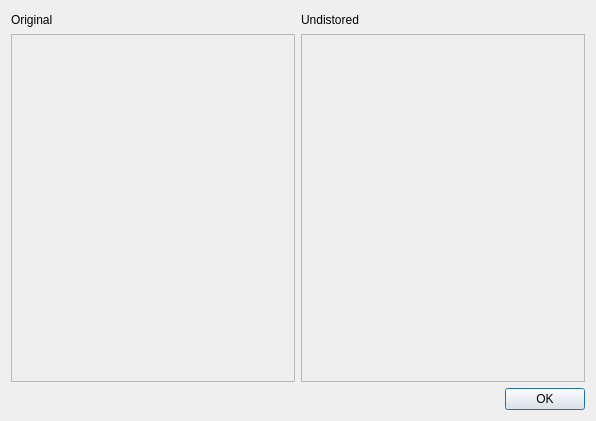
<?xml version="1.0" encoding="UTF-8"?>
<ui version="4.0">
 <class>CompareDialog</class>
 <widget class="QDialog" name="CompareDialog">
  <property name="geometry">
   <rect>
    <x>0</x>
    <y>0</y>
    <width>596</width>
    <height>421</height>
   </rect>
  </property>
  <property name="windowTitle">
   <string>Dialog</string>
  </property>
  <layout class="QVBoxLayout" name="verticalLayout" stretch="1,20,2">
   <item>
    <layout class="QHBoxLayout" name="horizontalLayout_7">
     <item alignment="Qt::AlignLeft">
      <widget class="QLabel" name="label_2">
       <property name="text">
        <string>Original</string>
       </property>
      </widget>
     </item>
     <item alignment="Qt::AlignLeft">
      <widget class="QLabel" name="label">
       <property name="text">
        <string>Undistored</string>
       </property>
      </widget>
     </item>
    </layout>
   </item>
   <item>
    <layout class="QHBoxLayout" name="horizontalLayout">
     <item>
      <widget class="QScrollArea" name="scrollArea">
       <property name="widgetResizable">
        <bool>true</bool>
       </property>
       <widget class="QWidget" name="scrollAreaWidgetContents">
        <property name="geometry">
         <rect>
          <x>0</x>
          <y>0</y>
          <width>283</width>
          <height>336</height>
         </rect>
        </property>
        <layout class="QHBoxLayout" name="horizontalLayout_4">
         <item alignment="Qt::AlignHCenter|Qt::AlignVCenter">
          <widget class="QWidget" name="widget" native="true">
           <layout class="QHBoxLayout" name="horizontalLayout_6">
            <item>
             <widget class="QLabel" name="leftLabel">
              <property name="text">
               <string/>
              </property>
             </widget>
            </item>
           </layout>
          </widget>
         </item>
        </layout>
       </widget>
      </widget>
     </item>
     <item>
      <widget class="QScrollArea" name="scrollArea_2">
       <property name="widgetResizable">
        <bool>true</bool>
       </property>
       <widget class="QWidget" name="scrollAreaWidgetContents_2">
        <property name="geometry">
         <rect>
          <x>0</x>
          <y>0</y>
          <width>283</width>
          <height>336</height>
         </rect>
        </property>
        <layout class="QHBoxLayout" name="horizontalLayout_5">
         <item alignment="Qt::AlignHCenter|Qt::AlignVCenter">
          <widget class="QWidget" name="widget_2" native="true">
           <layout class="QVBoxLayout" name="verticalLayout_2">
            <item>
             <widget class="QLabel" name="rightLabel">
              <property name="text">
               <string/>
              </property>
             </widget>
            </item>
           </layout>
          </widget>
         </item>
        </layout>
       </widget>
      </widget>
     </item>
    </layout>
   </item>
   <item>
    <layout class="QHBoxLayout" name="horizontalLayout_3">
     <item>
      <spacer name="horizontalSpacer">
       <property name="orientation">
        <enum>Qt::Horizontal</enum>
       </property>
       <property name="sizeHint" stdset="0">
        <size>
         <width>40</width>
         <height>20</height>
        </size>
       </property>
      </spacer>
     </item>
     <item>
      <widget class="QPushButton" name="pushButton">
       <property name="text">
        <string>OK</string>
       </property>
      </widget>
     </item>
    </layout>
   </item>
  </layout>
 </widget>
 <resources/>
 <connections/>
</ui>
